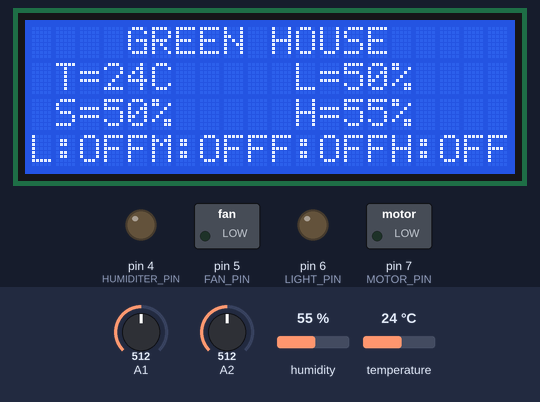
This sketch was run on a simulated Arduino Uno, built with avr-gcc and run on an emulated ATmega328P. On the bench: 20×4 character LCD, switched loads named in the sketch (green lamp = pin HIGH), output pins drawn as LEDs (lit = HIGH). The inputs (shaded band) are chosen by the test bench; at power-on: humidity 55 %, A2 = 512, A1 = 512, temperature 24 °C.

Above: at 1.2 s.
1.3 s: humidity set to 59 %
4.0 s: humidity set to 62 %
At 4.6 s:
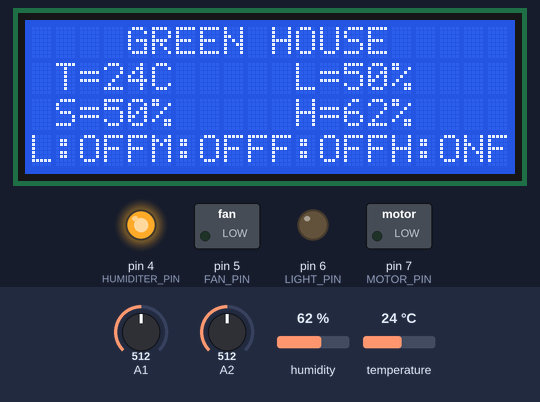
6.7 s: A2 set to 367
At 8.6 s:
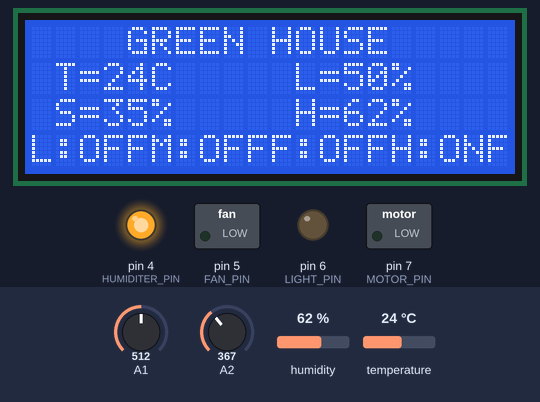
9.7 s: A2 set to 352
At 11.2 s:
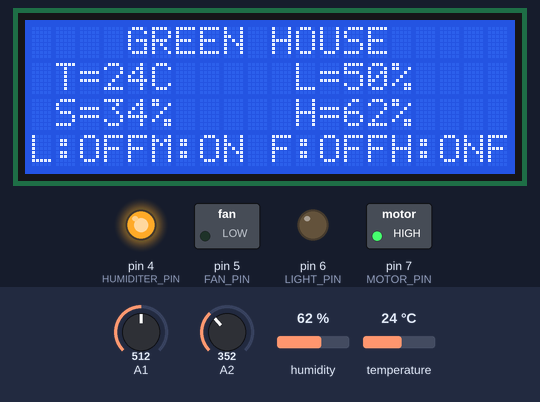
12.4 s: A1 set to 223
At 15.3 s:
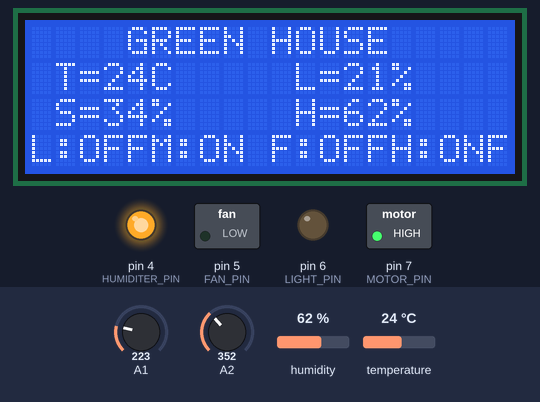
15.8 s: A1 set to 191
At 16.8 s:
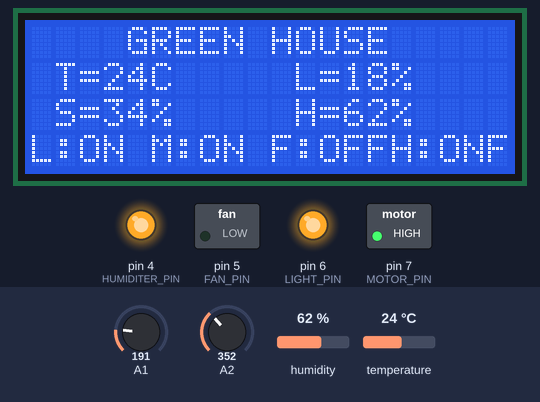
Timing chart, 0 to 18.8 s (numbered marks = the images above; inputs shaded):
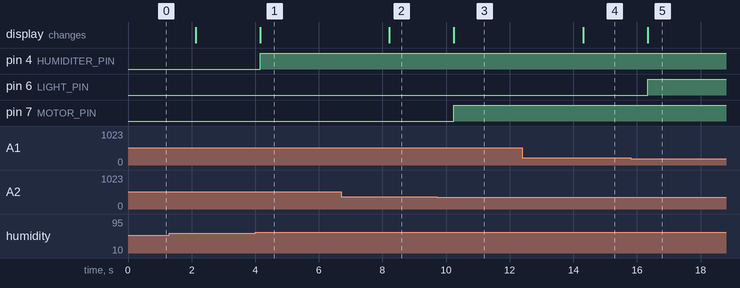

Measured:
- the behaviour switches between 60 and 61 % on humidity (found by bisection; images 0 and 1)
- the behaviour switches between 359 and 358 on A2 (found by bisection; images 2 and 3)
- the behaviour switches between 205 and 204 on A1 (found by bisection; images 4 and 5)
- after the input at 4.0 s, pin 4 (HUMIDITER_PIN): LOW → HIGH after 0.15 s; the display: changes after 0.16 s (image 1)
- after the input at 6.7 s, the display: changes after 1.5 s (image 2)
- after the input at 9.7 s, pin 7 (MOTOR_PIN): LOW → HIGH after 0.54 s; the display: changes after 0.55 s (image 3)
- after the input at 12.4 s, the display: changes after 1.9 s (image 4)
- after the input at 15.8 s, pin 6 (LIGHT_PIN): LOW → HIGH after 0.53 s; the display: changes after 0.54 s (image 5)

The sketch:

Green_House_CodeFINAAL_1.ino
```cpp
#include <LiquidCrystal.h>
#include <DHT.h>

// LCD Pins
LiquidCrystal lcd(13, 12, 11, 10, 9, 8);

// Relay control pins
const int LIGHT_PIN = 6;  // Relay for Light
const int MOTOR_PIN = 7;  // Relay for Water Pump
const int FAN_PIN = 5;    // Relay for Fan
const int HUMIDITER_PIN =4;

// DHT11 Sensor
#define DHTPIN A0         // Digital pin connected to DHT11
#define DHTTYPE DHT11     // DHT 11 sensor type
DHT dht(DHTPIN, DHTTYPE);

void setup() {
  // Initialize LCD
  lcd.begin(20, 4);
  lcd.print("    GREEN HOUSE    ");

  // Set relay pins as OUTPUT
  pinMode(LIGHT_PIN, OUTPUT);
  pinMode(MOTOR_PIN, OUTPUT);
  pinMode(FAN_PIN, OUTPUT);
  pinMode(HUMIDITER_PIN,OUTPUT);

  // Initialize DHT sensor
  dht.begin();
}

void loop() {
  // Read temperature and humidity from DHT11
  float temperature = dht.readTemperature(); // in Celsius
  float humidity = dht.readHumidity();       // in percentage

  // Read light intensity from LDR (connected to A1)
  int light = (analogRead(A1) / 1024.0) * 100.0; // Scale to 0-100%

  // Read soil moisture from Soil Sensor (connected to A2)
  int soil = (analogRead(A2) / 1024.0) * 100.0;

  // Check if DHT readings failed
  if (isnan(temperature) || isnan(humidity)) {
    lcd.setCursor(0, 3);
    lcd.print("DHT Sensor Error!");
    delay(2000);
    return;
  }

  // Display values on LCD
  lcd.setCursor(0, 1);
  lcd.print(" T=");
  lcd.print((int)temperature); // Display integer value
  lcd.print("C");

  lcd.setCursor(11, 1);
  lcd.print("L=");
  lcd.print(light);
  lcd.print("% ");

  lcd.setCursor(0, 2);
  lcd.print(" S=");
  lcd.print(soil);
  lcd.print("%");

  lcd.setCursor(11, 2);
  lcd.print("H=");
  lcd.print((int)humidity); // Display integer value
  lcd.print("%");

  // Control devices based on sensor values
  digitalWrite(LIGHT_PIN, (light < 20) ? HIGH : LOW);  // Turn light ON if light < 20%
  digitalWrite(MOTOR_PIN, (soil < 35) ? HIGH : LOW);   // Turn pump ON if soil < 35%
  digitalWrite(FAN_PIN, (temperature > 25) ? HIGH : LOW); // Turn fan ON if temp > 25°C
  digitalWrite(HUMIDITER_PIN, (humidity > 60) ? HIGH : LOW); // Turn humiditer ON if humidity > 60%

  // Display device status on the fourth row
  lcd.setCursor(0, 3);
  lcd.print("L:"); lcd.print((light < 20) ? "ON " : "OFF");
  lcd.print("M:"); lcd.print((soil < 35) ? "ON " : "OFF");
  lcd.print("F:"); lcd.print((temperature > 25) ? "ON " : "OFF");
  lcd.print("H:"); lcd.print((humidity > 60) ? "ON" : "OFF");
  delay(2000); // Update every 2 seconds (DHT11 has a 1Hz sampling rate)
}
```
